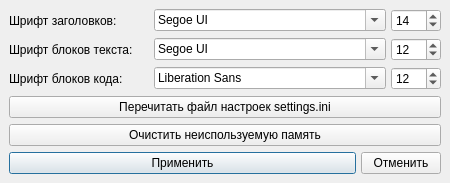
<?xml version="1.0" encoding="UTF-8"?>
<ui version="4.0">
 <class>AppSettings</class>
 <widget class="QMainWindow" name="AppSettings">
  <property name="geometry">
   <rect>
    <x>0</x>
    <y>0</y>
    <width>450</width>
    <height>152</height>
   </rect>
  </property>
  <property name="windowTitle">
   <string>Настройки приложения</string>
  </property>
  <property name="windowIcon">
   <iconset resource="resources.qrc">
    <normaloff>:/icons/icons/settings.png</normaloff>:/icons/icons/settings.png</iconset>
  </property>
  <widget class="QWidget" name="centralwidget">
   <layout class="QVBoxLayout" name="verticalLayout">
    <item>
     <widget class="QWidget" name="caption_font_widget" native="true">
      <layout class="QHBoxLayout" name="caption_font_widget_horizontal_layout" stretch="0,1,0">
       <property name="spacing">
        <number>5</number>
       </property>
       <property name="leftMargin">
        <number>0</number>
       </property>
       <property name="topMargin">
        <number>0</number>
       </property>
       <property name="rightMargin">
        <number>0</number>
       </property>
       <property name="bottomMargin">
        <number>0</number>
       </property>
       <item>
        <widget class="QLabel" name="caption_font_label">
         <property name="minimumSize">
          <size>
           <width>140</width>
           <height>0</height>
          </size>
         </property>
         <property name="text">
          <string>Шрифт заголовков:</string>
         </property>
        </widget>
       </item>
       <item>
        <widget class="QFontComboBox" name="caption_font_combo_box">
         <property name="currentText">
          <string>Segoe UI</string>
         </property>
         <property name="currentFont">
          <font/>
         </property>
        </widget>
       </item>
       <item>
        <widget class="QSpinBox" name="caption_font_spin_box">
         <property name="minimumSize">
          <size>
           <width>50</width>
           <height>0</height>
          </size>
         </property>
         <property name="correctionMode">
          <enum>QAbstractSpinBox::CorrectToNearestValue</enum>
         </property>
         <property name="minimum">
          <number>6</number>
         </property>
         <property name="maximum">
          <number>28</number>
         </property>
         <property name="value">
          <number>14</number>
         </property>
        </widget>
       </item>
      </layout>
     </widget>
    </item>
    <item>
     <widget class="QWidget" name="text_font_widget" native="true">
      <layout class="QHBoxLayout" name="text_font_widget_horizontal_layout" stretch="0,1,0">
       <property name="spacing">
        <number>5</number>
       </property>
       <property name="leftMargin">
        <number>0</number>
       </property>
       <property name="topMargin">
        <number>0</number>
       </property>
       <property name="rightMargin">
        <number>0</number>
       </property>
       <property name="bottomMargin">
        <number>0</number>
       </property>
       <item>
        <widget class="QLabel" name="text_font_label">
         <property name="minimumSize">
          <size>
           <width>140</width>
           <height>0</height>
          </size>
         </property>
         <property name="text">
          <string>Шрифт блоков текста:</string>
         </property>
        </widget>
       </item>
       <item>
        <widget class="QFontComboBox" name="text_font_combo_box">
         <property name="currentText">
          <string>Segoe UI</string>
         </property>
         <property name="currentFont">
          <font/>
         </property>
        </widget>
       </item>
       <item>
        <widget class="QSpinBox" name="text_font_spin_box">
         <property name="minimumSize">
          <size>
           <width>50</width>
           <height>0</height>
          </size>
         </property>
         <property name="correctionMode">
          <enum>QAbstractSpinBox::CorrectToNearestValue</enum>
         </property>
         <property name="minimum">
          <number>6</number>
         </property>
         <property name="maximum">
          <number>28</number>
         </property>
         <property name="value">
          <number>12</number>
         </property>
        </widget>
       </item>
      </layout>
     </widget>
    </item>
    <item>
     <widget class="QWidget" name="code_font_widget" native="true">
      <layout class="QHBoxLayout" name="code_font_widget_horizontal_layout" stretch="0,1,0">
       <property name="spacing">
        <number>5</number>
       </property>
       <property name="leftMargin">
        <number>0</number>
       </property>
       <property name="topMargin">
        <number>0</number>
       </property>
       <property name="rightMargin">
        <number>0</number>
       </property>
       <property name="bottomMargin">
        <number>0</number>
       </property>
       <item>
        <widget class="QLabel" name="code_font_label">
         <property name="minimumSize">
          <size>
           <width>140</width>
           <height>0</height>
          </size>
         </property>
         <property name="text">
          <string>Шрифт блоков кода:</string>
         </property>
        </widget>
       </item>
       <item>
        <widget class="QFontComboBox" name="code_font_combo_box">
         <property name="currentText">
          <string>Arial</string>
         </property>
         <property name="currentFont">
          <font>
           <family>Arial</family>
           <pointsize>12</pointsize>
          </font>
         </property>
        </widget>
       </item>
       <item>
        <widget class="QSpinBox" name="code_font_spin_box">
         <property name="minimumSize">
          <size>
           <width>50</width>
           <height>0</height>
          </size>
         </property>
         <property name="correctionMode">
          <enum>QAbstractSpinBox::CorrectToNearestValue</enum>
         </property>
         <property name="minimum">
          <number>6</number>
         </property>
         <property name="maximum">
          <number>28</number>
         </property>
         <property name="value">
          <number>12</number>
         </property>
        </widget>
       </item>
      </layout>
     </widget>
    </item>
    <item>
     <widget class="QPushButton" name="reload_settings_button">
      <property name="text">
       <string>Перечитать файл настроек settings.ini</string>
      </property>
     </widget>
    </item>
    <item>
     <widget class="QPushButton" name="gc_collect_button">
      <property name="text">
       <string>Очистить неиспользуемую память</string>
      </property>
     </widget>
    </item>
    <item>
     <widget class="QWidget" name="main_buttons_widget" native="true">
      <layout class="QHBoxLayout" name="main_buttons_widget_horizontal_layout" stretch="1,0">
       <property name="spacing">
        <number>5</number>
       </property>
       <property name="leftMargin">
        <number>0</number>
       </property>
       <property name="topMargin">
        <number>0</number>
       </property>
       <property name="rightMargin">
        <number>0</number>
       </property>
       <property name="bottomMargin">
        <number>0</number>
       </property>
       <item>
        <widget class="QPushButton" name="apply_button">
         <property name="text">
          <string>Применить</string>
         </property>
         <property name="default">
          <bool>true</bool>
         </property>
        </widget>
       </item>
       <item>
        <widget class="QPushButton" name="cancel_button">
         <property name="text">
          <string>Отменить</string>
         </property>
        </widget>
       </item>
      </layout>
     </widget>
    </item>
   </layout>
  </widget>
 </widget>
 <resources>
  <include location="resources.qrc"/>
 </resources>
 <connections/>
</ui>
